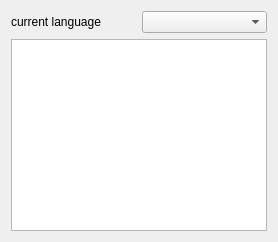
<?xml version="1.0" encoding="UTF-8"?>
<ui version="4.0">
    <!-- Clase inicio -->
    <class>SettingForm</class>

    <widget class="QWidget" name="centralWidget">
        <layout class="QVBoxLayout" name="vbox_main">

            <!-- Formulario -->
            <item>
                <layout class="QGridLayout" name="form">

                    <item row="0" column="0">
                        <widget class="QLabel" name="label_current_language">
                            <property name="text"><string>current language</string></property>
                        </widget>
                    </item>
                    <item row="0" column="1">
                        <widget class="QComboBox" name="combobox_languages">
                        </widget>
                    </item>

                </layout>
            </item>


            <!-- Tabla -->
            <item>
                <widget class="QTableWidget" name="table">
                    <property name="wordWrap">
                        <bool>true</bool>
                    </property>
                </widget>
            </item>

        </layout>
    </widget>

    <!-- Clase cierre -->
    <resources/>
    <connections/>
</ui>
